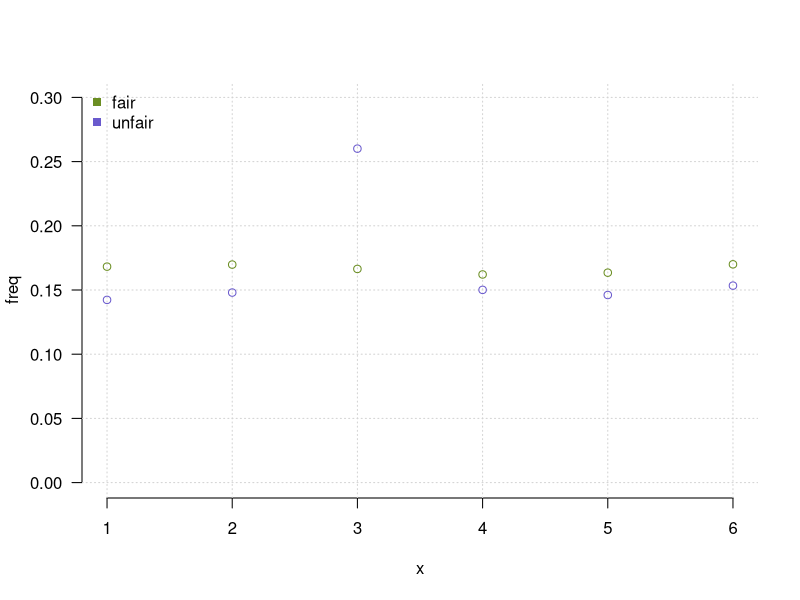

Reproduce this figure in R.
## ---- chunk 1

## ---- chunk 2
# load the packages you need
#library(dplyr)
#library(tidyr)
#library(stringr)
#library(ggplot2)
## ---- chunk 3
vec <- c(1,2,5,7,9,27,45.5)
vec
## ---- chunk 4
vector('integer', 5) # a vector of 5 integers
vector('character', 5)
character(5) # does the same
logical(5) # same as vector('logical', 5)
## ---- chunk 5
v1 <- c(1,3,5,7.56)
v2 <- c('a','b','c')
v3 <- c(0.1, 0.2, 3.1415)
c(v1, v2, v3)
## ---- chunk 6
v1 <- c(1, 2, 3, 4)
v2 <- c(7, -9, 15.2, 4)
v1 + v2 # addition
v1 - v2 # subtraction
v1 * v2 # scalar multiplication
v1 / v2 # division
## ---- chunk 7
v1 <- c(1, 2, 3, 4, 5)
v2 <- c(1, 2)
v1 + v2
## ---- chunk 8
vec <- c(1:77)
length(vec)
## ---- chunk 9
vec <- c('a', 'b', 'c', 'd', 'e')
vec[1] # the first element
vec[5] # the fifth element
vec[-1] # remove the first element
## ---- chunk 10
vec[0] # R counts elements from 1
vec[78] # Index past the length of the vector
## ---- chunk 11
vec <- c('a', 'b', 'c', 'd', 'e')
vec.ind <- c(1,3,5)
vec[vec.ind]
## ---- chunk 12
vec <- c('a', 'b', 'c', 'd', 'e')
vec.ind <- c(TRUE, FALSE, TRUE, FALSE, TRUE)
vec[vec.ind]
## ---- chunk 13
vec <- c(23.7, 54.5, 22.7)
names(vec) # by default there are no names
names(vec) <- c('sample1', 'sample2', 'sample3')
vec[c('sample2', 'sample1')]
## ---- chunk 14
vec <- c(1, 2, 3, 4, 5)
vec[-5] # without the 5-th element
vec[-(c(1,3,5))] # withoutelements 1, 3, 5
## ---- chunk 15
vec <- c(1, 2, 3, 4, 5)
vec < 3 # we can use the value of this logical comparison
vec[vec < 3]# Et voila!
## ---- chunk 16
vec <- c(1, 2, 3, 4, 5)
rev(vec)
## ---- chunk 17
v <- c(5:7)
v
v2 <- c(3:-4)
v2
## ---- chunk 18
vec <- c(1:5)
vec
vec[3] <- 'a' # Note the coercion!
vec 
## ---- chunk 19
c(vec[1], 'a', vec[2:length(vec)])
## ---- chunk 20
vec <- c(1:5)
vec
vec[9] <- 9
vec 
## ---- chunk 21
vec <- c(1:5, 1:4, 1:3) # a vector with repeating values
vec
table(vec) # table of counts
tab <- table(vec)/length(vec) # table of freqs.
round(tab, digits=3) # and let's round it
## ---- chunk 22
vec <- c(1:5, NA, NA, 1:3)
sort(vec) # oops, NAs got lost
sort(vec, na.last = TRUE)
sort(vec, decreasing = TRUE) # in a decreasing order
## ---- chunk 23
c(1:5, 7:10) # the ':' operator
(seq1 <- seq(from=1, to=10, by=2))
(seq2 <- seq(from=11, along.with = seq1))
seq(from=10, to=1, by=-2)
## ---- chunk 24
seq1 <- seq(from = 1, to = 5)
seq1 # has to be printed explicitly
## ---- chunk 25
(seq2 <- seq(from = 5, to = 1)) # will print automatically
## ---- chunk 26
rep('a', times=5)
rep(1:5, times=3)
rep(seq(from=1, to=3, by=2), times=2)
## ---- chunk 27
# simulate casting a fair dice 10x
sample(x = c(1:6), size=10, replace = T) 
# make it unfair, it is loaded on '3'
myprobs = rep(0.15, times = 6)
myprobs[3] <- 0.25 # a bit higher probability for '3'
sample(x = c(1:6), size = 10, replace = T, prob=myprobs)
## ---- chunk 28
# simulate casting a fair dice 10x
fair <- sample(x = c(1:6), size=10e3, replace = T) 
unfair <- sample(x = c(1:6), size=10e3, replace = T, 
                 prob = myprobs)
## ---- chunk 29
t1 <- table(fair)/length(fair)
t2 <- table(unfair)/length(unfair)
plot(x = 0, y = 0, type="n",xlim=c(1,6.0),ylim=c(0,.3),xlab="x",
     ylab="freq",bty="n", las=1)
grid()
points(x = 1:6, y = t1, col="olivedrab")
points(x = 1:6, y = t2, col="slateblue")
legend('topleft', legend = c('fair','unfair'), col = c('olivedrab', 'slateblue'),pch = 15, border = NULL, bty='n')
## ---- chunk 30
mychars <- c('a', 'b', 'c', 'd', 'e', 'f')
mychars
sample(mychars)
sample(mychars)
## ---- chunk 31
v1 <- sample(1:5, size = 4)
v1
max(v1) # max value of the vector
min(v1) # min value
sum(v1) # sum all the elements
## ---- chunk 32
v1
diff(v1) # diff. of element pairs
cumsum(v1) # cumulative sum
prod(v1) # product of all elements
## ---- chunk 33
v1
cumprod(v1) # cumulative product
cummin(v1) # minimum so far (up to i-th el.)
cummax(v1) # maximum up to i-th element
## ---- chunk 34
v2 <- sample(1:5, size=4)
## ---- chunk 35
v1
v2
v1 <= v2 # direct comparison
pmin(v1, v2) # pairwise min
pmax(v1, v2) # pairwise max
## ---- chunk 36
v1 <- c(1, 3, 4, 5, 3, 2)
rank(v1) # show rank of each value (min has rank 1)
order(v1) # order of indices for a sorted vector
v1[order(v1)]
sort(v1)
## ---- chunk 37
vec <- c('giraffe', 'donkey', 'liger', 
         'liger', 'giraffe', 'liger')
vec.f <- factor(vec)
summary(vec.f)
## ---- chunk 38
as.numeric(vec.f)
## ---- chunk 39
vec <- c('giraffe', 'donkey', 'liger', 
         'liger', 'giraffe', 'liger')
vec.f <- factor(vec, levels=c('donkey', 'giraffe', 
                              'liger'), 
                labels=c('zonkey','Sophie','tigon'))
summary(vec.f)
## ---- chunk 40
vec <- c('tiny', 'small', 'medium', 'large')
factor(vec) # rearranged alphabetically
factor(vec, ordered=T) # order as provided
## ---- chunk 41
